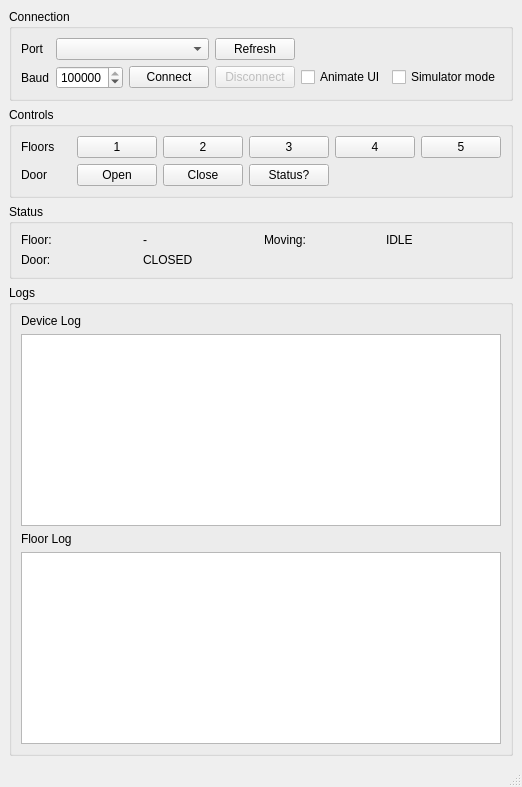
<?xml version="1.0" encoding="UTF-8"?>
<ui version="4.0">
 <class>MainWindow</class>
 <widget class="QMainWindow" name="MainWindow">
  <property name="windowTitle">
   <string>ElevatorSimQt - v0.6.1 (Single-Select + Dual Logs + Hybrid)</string>
  </property>
  <widget class="QWidget" name="centralwidget">
   <layout class="QVBoxLayout" name="verticalLayout" stretch="0,0,0,1">
    <!-- Connection -->
    <item>
     <widget class="QGroupBox" name="grpConn">
      <property name="title"><string>Connection</string></property>
      <layout class="QGridLayout" name="gridConn">
       <item row="0" column="0">
        <widget class="QLabel" name="lblPort">
         <property name="text"><string>Port</string></property>
        </widget>
       </item>
       <item row="0" column="1" colspan="2">
        <widget class="QComboBox" name="cmbPorts"/>
       </item>
       <item row="0" column="3">
        <widget class="QPushButton" name="btnRefresh">
         <property name="text"><string>Refresh</string></property>
        </widget>
       </item>

       <item row="1" column="0">
        <widget class="QLabel" name="lblBaud">
         <property name="text"><string>Baud</string></property>
        </widget>
       </item>
       <item row="1" column="1">
        <widget class="QSpinBox" name="spinBaud">
         <property name="minimum"><number>1200</number></property>
         <property name="maximum"><number>10000000</number></property>
         <property name="value"><number>115200</number></property>
         <property name="singleStep"><number>1200</number></property>
        </widget>
       </item>
       <item row="1" column="2">
        <widget class="QPushButton" name="btnConnect">
         <property name="text"><string>Connect</string></property>
        </widget>
       </item>
       <item row="1" column="3">
        <widget class="QPushButton" name="btnDisconnect">
         <property name="text"><string>Disconnect</string></property>
         <property name="enabled"><bool>false</bool></property>
        </widget>
       </item>
       <!-- Optional toggles (hybrid anim always on; these can be ignored) -->
       <item row="1" column="4">
        <widget class="QCheckBox" name="chkAnimate">
         <property name="text"><string>Animate UI</string></property>
        </widget>
       </item>
       <item row="1" column="5">
        <widget class="QCheckBox" name="chkSim">
         <property name="text"><string>Simulator mode</string></property>
        </widget>
       </item>
      </layout>
     </widget>
    </item>

    <!-- Controls -->
    <item>
     <widget class="QGroupBox" name="grpControls">
      <property name="title"><string>Controls</string></property>
      <layout class="QGridLayout" name="gridControls">
       <!-- Floors row -->
       <item row="0" column="0">
        <widget class="QLabel" name="lblFloors">
         <property name="text"><string>Floors</string></property>
        </widget>
       </item>
       <item row="0" column="1" colspan="5">
        <layout class="QHBoxLayout" name="hboxFloors">
         <item><widget class="QPushButton" name="btnF1"><property name="text"><string>1</string></property></widget></item>
         <item><widget class="QPushButton" name="btnF2"><property name="text"><string>2</string></property></widget></item>
         <item><widget class="QPushButton" name="btnF3"><property name="text"><string>3</string></property></widget></item>
         <item><widget class="QPushButton" name="btnF4"><property name="text"><string>4</string></property></widget></item>
         <item><widget class="QPushButton" name="btnF5"><property name="text"><string>5</string></property></widget></item>
        </layout>
       </item>
       <!-- Door + status request -->
       <item row="1" column="0">
        <widget class="QLabel" name="lblDoorCtl">
         <property name="text"><string>Door</string></property>
        </widget>
       </item>
       <item row="1" column="1">
        <widget class="QPushButton" name="btnDoorOpen">
         <property name="text"><string>Open</string></property>
        </widget>
       </item>
       <item row="1" column="2">
        <widget class="QPushButton" name="btnDoorClose">
         <property name="text"><string>Close</string></property>
        </widget>
       </item>
       <item row="1" column="3">
        <widget class="QPushButton" name="btnStatus">
         <property name="text"><string>Status?</string></property>
        </widget>
       </item>
      </layout>
     </widget>
    </item>

    <!-- Status -->
    <item>
     <widget class="QGroupBox" name="grpStatus">
      <property name="title"><string>Status</string></property>
      <layout class="QGridLayout" name="gridStatus">
       <item row="0" column="0"><widget class="QLabel" name="lblCurFloor"><property name="text"><string>Floor:</string></property></widget></item>
       <item row="0" column="1"><widget class="QLabel" name="valCurFloor"><property name="text"><string>-</string></property></widget></item>
       <item row="0" column="2"><widget class="QLabel" name="lblMoving"><property name="text"><string>Moving:</string></property></widget></item>
       <item row="0" column="3"><widget class="QLabel" name="valMoving"><property name="text"><string>IDLE</string></property></widget></item>
       <item row="1" column="0"><widget class="QLabel" name="lblDoor"><property name="text"><string>Door:</string></property></widget></item>
       <item row="1" column="1"><widget class="QLabel" name="valDoor"><property name="text"><string>CLOSED</string></property></widget></item>
      </layout>
     </widget>
    </item>

    <!-- Logs -->
    <item>
     <widget class="QGroupBox" name="grpLog">
      <property name="title"><string>Logs</string></property>
      <layout class="QGridLayout" name="gridLogs">
       <item row="0" column="0">
        <widget class="QLabel" name="lblConnLog">
         <property name="text"><string>Device Log</string></property>
        </widget>
       </item>
       <item row="1" column="0">
        <widget class="QPlainTextEdit" name="textConnLog">
         <property name="readOnly"><bool>true</bool></property>
         <property name="minimumHeight"><number>90</number></property>
        </widget>
       </item>
       <item row="2" column="0">
        <widget class="QLabel" name="lblFloorLog">
         <property name="text"><string>Floor Log</string></property>
        </widget>
       </item>
       <item row="3" column="0">
        <widget class="QPlainTextEdit" name="textFloorLog">
         <property name="readOnly"><bool>true</bool></property>
         <property name="minimumHeight"><number>70</number></property>
        </widget>
       </item>
      </layout>
     </widget>
    </item>

   </layout>
  </widget>
  <widget class="QMenuBar" name="menubar"/>
  <widget class="QStatusBar" name="statusbar"/>
 </widget>
 <resources/>
 <connections/>
</ui>
